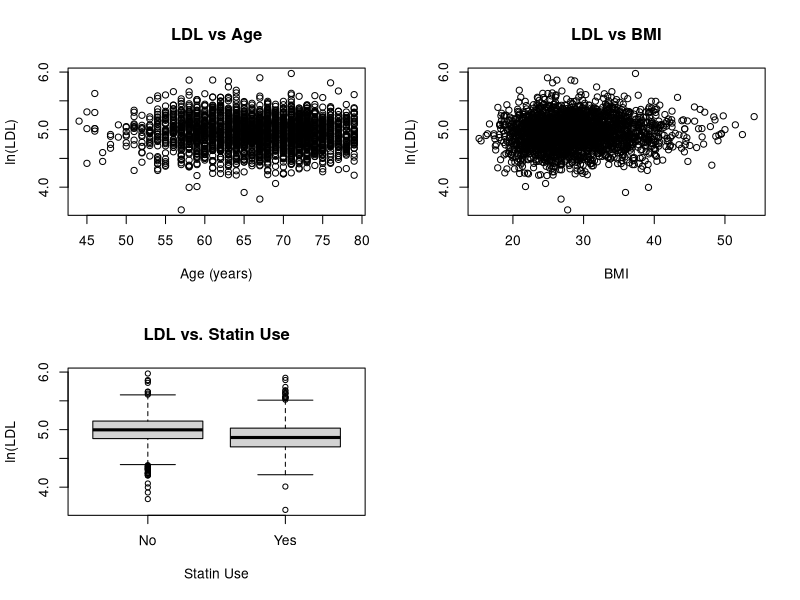

Here is the R script that generated this plot:
## ---- chunk 1
knitr::opts_chunk$set(echo = TRUE)
## ---- chunk 2
hers.data <- read.delim(file = "data/hers.txt",
                        header = FALSE,
                        sep = " ")
colnames(hers.data) <- c("ln.LDL", "age", "bmi", "statin")
## ---- chunk 3
par(mfrow = c(2, 2))
plot(ln.LDL ~ age, 
     data = hers.data,
     main = "LDL vs Age",
     xlab = "Age (years)",
     ylab = "ln(LDL)")
plot(ln.LDL ~ bmi, 
     data = hers.data,
     main = "LDL vs BMI",
     xlab = "BMI",
     ylab = "ln(LDL)")
boxplot(ln.LDL ~ statin, 
        data = hers.data,
        main = "LDL vs. Statin Use",
        xlab = "Statin Use",
        ylab = "ln(LDL",
        names = c("No", "Yes"))
par(mfrow = c(1, 1))
## ---- chunk 4
predictors <- c("age", "bmi", "statin")
model.stats <- matrix(data = NA,
                      nrow = length(predictors),
                      ncol = 3)
rownames(model.stats) <- predictors
colnames(model.stats) <- c("param.est", "std.error", "p.value")
for (predictor in predictors) {
  univar.model <- lm(paste0("ln.LDL ~ ", predictor), data = hers.data)
  univar.summary <- summary(univar.model)
  model.stats[predictor, ] <- univar.summary$coefficients[2, c(1, 2, 4)]
}
model.stats
